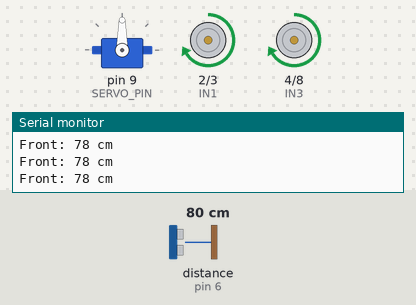
Recording of a sketch running on a simulated Arduino Uno, built with avr-gcc and run on an emulated ATmega328P. On the bench: servo, motor-driver pin pairs drawn as motors (green arrow = first pin HIGH = forward, orange = second pin HIGH = backward, longer = more drive, scaled by the enable pin), the last lines printed to the serial monitor. Wiring (inferred from the names in the program): ultrasonic range finder: trigger pin 7; echo pin 6. Inputs (shaded band) come from the test bench; at power-on: distance to the obstacle (sensor on pin 6) 80 cm. The echo pulse lasts 58.3 µs per cm.

Above: at 1.8 s.
1.9 s: distance to the obstacle (sensor on pin 6) set to 29 cm
3.4 s: distance to the obstacle (sensor on pin 6) set to 24 cm
At 5.8 s:
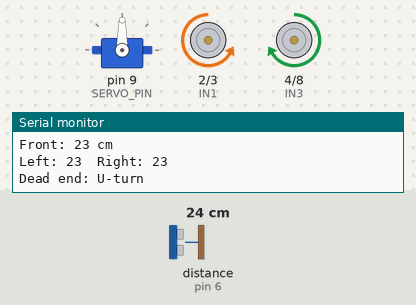
6.6 s: distance to the obstacle (sensor on pin 6) set to 35 cm
At 7.6 s:
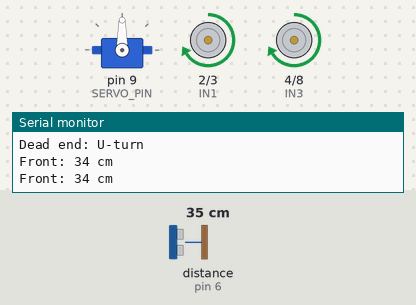
8.4 s: distance to the obstacle (sensor on pin 6) set to 2 cm
At 11.0 s:
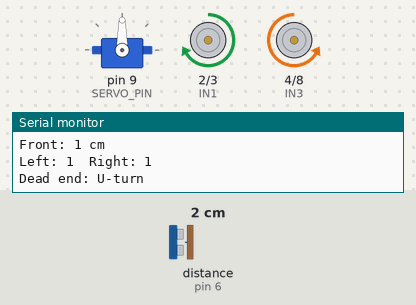
11.6 s: distance to the obstacle (sensor on pin 6) set to 60 cm
At 13.0 s:
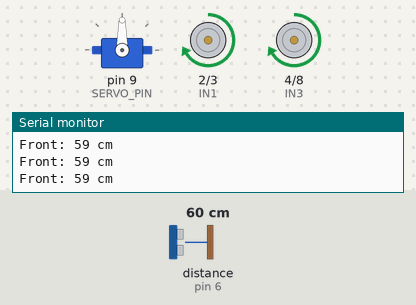
Timing chart, 0 to 14.2 s (numbered marks = the images above; inputs shaded):
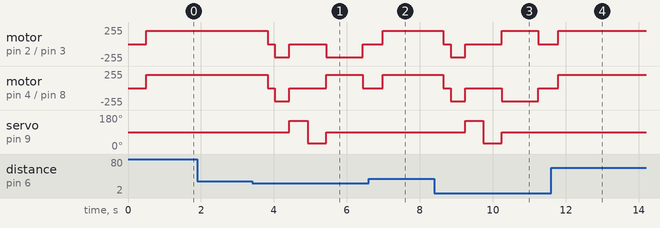

The sketch:

obstacle_car_tiebreak.ino
```cpp
/*
  Obstacle-avoiding 4WD car - v2 with tie-breaking
  Same wiring as before (L298N / L293D, HC-SR04 on servo).

  New in this version:
  1. If left and right are nearly equal (within TIE_MARGIN cm),
     the car alternates its turn direction instead of always turning right.
  2. If BOTH sides are blocked (dead end), it does a U-turn.
*/
#include <Servo.h>

// L298N pins
const int ENA = 5;
const int IN1 = 2;
const int IN2 = 3;
const int ENB = 11;  // PWM pin. NOT 10: Servo library disables PWM on pins 9 and 10
const int IN3 = 4;
const int IN4 = 8;

// Ultrasonic sensor + servo
const int TRIG = 7;
const int ECHO = 6;
const int SERVO_PIN = 9;

// Tuning
const int SAFE_DISTANCE = 25;  // cm
const int TIE_MARGIN = 5;      // cm: sides closer than this count as a tie
const int SPEED = 200;
const int TURN_TIME = 500;     // ms for a ~90 degree pivot (tune on real car)
const int BACK_TIME = 400;     // ms

const int LOOK_LEFT = 150;
const int LOOK_CENTER = 90;
const int LOOK_RIGHT = 30;

Servo head;
bool lastTurnWasLeft = false;  // remembers the previous turn for tie-breaking

long readDistanceCm() {
  digitalWrite(TRIG, LOW);
  delayMicroseconds(2);
  digitalWrite(TRIG, HIGH);
  delayMicroseconds(10);
  digitalWrite(TRIG, LOW);
  long duration = pulseIn(ECHO, HIGH, 30000);
  if (duration == 0) return 400;
  return duration * 0.034 / 2;
}

void drive(int left, int right) {
  digitalWrite(IN1, left > 0);   digitalWrite(IN2, left < 0);
  digitalWrite(IN3, right > 0);  digitalWrite(IN4, right < 0);
  analogWrite(ENA, abs(left));
  analogWrite(ENB, abs(right));
}

long lookAt(int angle) {
  head.write(angle);
  delay(500);
  return readDistanceCm();
}

// Decide which way to turn. Returns true for LEFT, false for RIGHT.
bool chooseTurnLeft(long left, long right) {
  if (abs(left - right) <= TIE_MARGIN) {
    return !lastTurnWasLeft;     // tie: alternate so it doesn't loop one way
  }
  return left > right;           // otherwise pick the bigger gap
}

void setup() {
  pinMode(IN1, OUTPUT); pinMode(IN2, OUTPUT);
  pinMode(IN3, OUTPUT); pinMode(IN4, OUTPUT);
  pinMode(ENA, OUTPUT); pinMode(ENB, OUTPUT);
  pinMode(TRIG, OUTPUT); pinMode(ECHO, INPUT);
  head.attach(SERVO_PIN);
  head.write(LOOK_CENTER);
  Serial.begin(9600);
}

void loop() {
  long front = lookAt(LOOK_CENTER);
  Serial.print("Front: "); Serial.print(front); Serial.println(" cm");

  if (front > SAFE_DISTANCE) {
    drive(SPEED, SPEED);
  } else {
    drive(0, 0);
    delay(200);
    drive(-SPEED, -SPEED);
    delay(BACK_TIME);
    drive(0, 0);

    long left  = lookAt(LOOK_LEFT);
    long right = lookAt(LOOK_RIGHT);
    head.write(LOOK_CENTER);
    Serial.print("Left: ");  Serial.print(left);
    Serial.print("  Right: "); Serial.println(right);

    bool turnLeft = chooseTurnLeft(left, right);
    bool deadEnd = (left <= SAFE_DISTANCE && right <= SAFE_DISTANCE);

    int turnTime = deadEnd ? TURN_TIME * 2 : TURN_TIME;  // U-turn if boxed in
    Serial.println(deadEnd ? "Dead end: U-turn" :
                   (turnLeft ? "Turning LEFT" : "Turning RIGHT"));

    if (turnLeft) drive(-SPEED, SPEED);
    else          drive(SPEED, -SPEED);
    delay(turnTime);
    drive(0, 0);

    lastTurnWasLeft = turnLeft;
  }
  delay(50);
}
```

Measured:
- the behaviour switches between 27 and 26 cm on distance to the obstacle (sensor on pin 6) (found by bisection; images 0 and 1)
- after the input at 6.6 s, servo on pin 9 (SERVO_PIN): stays 90° (without the input it goes to 150° after 0.98 s)
- after the input at 11.6 s, servo on pin 9 (SERVO_PIN): stays 90° (without the input it goes to 150° after 0.79 s)
